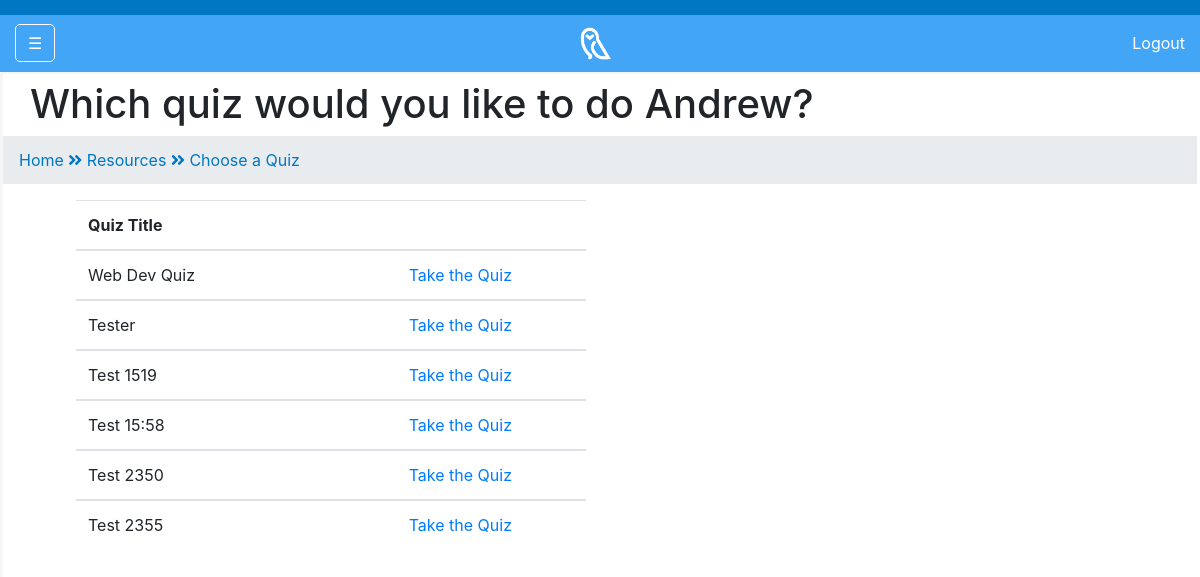
/httpdocs/cater/choosequiz.php?id=CSC7062 (signed in), run on the app's committed database.
### tables this page shows
CREATE TABLE `vleQuizzes` (
  `id` int(11) NOT NULL,
  `quizTitle` varchar(250) NOT NULL,
  `moduleQuizIsFor` varchar(50) NOT NULL
);

### httpdocs/cater/choosequiz.php (the view, shortened to what this page needs)
<?php
include 'connections/conn.php';
if (isset($_SESSION["student"])){
    $email = $_SESSION["student"];
    $query = "select firstName from vleUsers where emailAddress = '$email'";
    $result = mysqli_query($conn, $query) or die(mysqli_error($conn));
    if(mysqli_num_rows($result)>0) {
        while($row=mysqli_fetch_assoc($result)) {
            $first=$row['firstName'];
        }
    }
    $moduleCode = $_GET['id'];
    $quizQuery = "SELECT * FROM vleQuizzes WHERE moduleQuizIsFor = '$moduleCode'";
    $quizResult = mysqli_query($conn, $quizQuery);
} else if (isset($_SESSION["admin"])){
    $email = $_SESSION["admin"];
   $query = "select firstName from vleUsers where emailAddress = '$email'";
    $result = mysqli_query($conn, $query) or die(mysqli_error($conn));
    if(mysqli_num_rows($result)>0) {
        while($row=mysqli_fetch_assoc($result)) {
            $first=$row['firstName'];
        }
    }
    $moduleCode = $_GET['id'];
    $quizQuery = "SELECT * FROM vleQuizzes WHERE moduleQuizIsFor = '$moduleCode'";
    $quizResult = mysqli_query($conn, $quizQuery);
} else if (isset($_SESSION["instructor"])){
    $email = $_SESSION["instructor"];
    $query = "select firstName from vleUsers where emailAddress = '$email'";
    $result = mysqli_query($conn, $query) or die(mysqli_error($conn));
    if(mysqli_num_rows($result)>0) {
        while($row=mysqli_fetch_assoc($result)) {
            $first=$row['firstName'];
        }
}
    $moduleCode = $_GET['id'];
    $quizQuery = "SELECT * FROM vleQuizzes WHERE moduleQuizIsFor = '$moduleCode'";
    $quizResult = mysqli_query($conn, $quizQuery);
    } else {
    header('Location: logout.php');
}
?>
<!DOCTYPE html>
<html lang ="en">
<head>
    <link rel="stylesheet" href="https://maxcdn.bootstrapcdn.com/bootstrap/4.0.0/css/bootstrap.min.css">
    <link rel="stylesheet" href="https://use.fontawesome.com/releases/v5.0.9/css/all.css">
    <link rel="stylesheet" href="css/mystyle.css">
</head>
<body>
    <div class="fixed-top">
        <div class = "col-lg-12 myhead">
    </div>
        <div class = "col-lg-12 mynav">
        <nav class = "navbar navbar-inverse navbar-toggleable-sm mynav fixed-top" id="vlenav">
            <div class="container-fluid">
                <a href = "#" class="btn mybtn" id="menu-toggle">&#9776;</a>
                <a class = "owlfavicon" href = "index.php" >
                <img src="img/owl_favicon.png" alt="owl favicon" class = "owlfavicon">
                </a>
                <a href="logout.php" id="logout">Logout</a>
            </div>
        </nav>
    </div>
    </div>
    <div id ="wrapper">
        <div id = "sidemenu-wrapper">
        </div>
        <div id="content-wrapper">
            <div class = "container-fluid">
                <div class ="row">
                    <div class = "col-lg-12">
                        <h1>Which quiz would you like to do <?php echo"$first"?>?</h1>
                        <ol class="breadcrumb" id="mybreadcrumb">
                            <li>
                                 <a href="index.php" id='breadcrumbitem'>Home&nbsp;</a>
                            </li>
                            <li>
                                 <i class="fas fa-angle-double-right" id='breadcrumbitem'></i>
                            </li>
                            <li>
                                <a href="listmodules.php" id='breadcrumbitem'>&nbsp;Resources&nbsp;</a>
                            </li>
                            <li>
                                <i class="fas fa-angle-double-right" id='breadcrumbitem'></i>
                            </li>
                            <li>
                                <a href="choosequiz.php" id='breadcrumbitem'>&nbsp;Choose a Quiz&nbsp;</a>
                            </li>
                        </ol>
                        <div class="col-md-6" style="margin: 1rem;">
                    <?php
                        echo "<div class='container-fluid'>
                                  <table class='table table-hover'>
                                    <thead>
                                      <tr>
                                        <th scope='col'>Quiz Title</th>
                                        <th scope='col'></th>
                                      </tr>
                                    </thead>";
                            if(mysqli_num_rows($quizResult)>0) {
                                while($row=mysqli_fetch_assoc($quizResult)) {
                                    $title = $row['quizTitle'];
                                    $quizid = $row['id'];
                                    echo "<tbody>
                                    <tr>
                                        <td>$title</td>
                                        <td align='center'>
                                            <a href='takequiz.php?id=$quizid'>Take the Quiz</a>
                                        </td>
                                    </tr>";
                                }
                            }
                            echo" </tbody>
                                  </table>
                                </div>";
                    ?>
                    </div>
                    </div>
                </div>
            </div>
        </div>
    </div>
</body>
</html>

### httpdocs/cater/css/mystyle.css (style rules this page uses)
#sidemenu-wrapper { z-index: 1; position: fixed; width: 0; height: 100%; overflow-y: hidden; background: #FFF; border-right: 3px solid whitesmoke; opacity: 0.9; padding-top: 80px; transition: all 500ms linear; }
#breadcrumbitem { color:#0077c2; }
#content-wrapper { width: 100%; position: absolute; padding-top: 80px; padding-left: 15px; padding-right: 15px; padding-bottom: 15px; transition: all 500ms linear; }
.owlfavicon { margin: auto; width: 3em !important; }
.mynav { margin-top: 15px; background: #42a5f5; border-bottom: solid 2px whitesmoke !important; }
.mybtn { color: #fff; border: solid #fff 1px; border-radius: 5px; }
.myhead { height: 15px; width: 100%; background: #0077c2; }
#mybreadcrumb { border-radius: 0px !important; margin-left: -27px !important; margin-right: -27px !important; }
#logout { float: right; color:white; text-decoration: none; }
.mynav { padding-left: 0px; padding-right: 0px; }

### data on the page
vlequizzes: quizTitle "Web Dev Quiz"
vlequizzes: quizTitle "Tester"
vlequizzes: quizTitle "Test 1519"
vlequizzes: quizTitle "Test 15:58"
vlequizzes: quizTitle "Test 2350"
vlequizzes: quizTitle "Test 2355"

### other printed values
$first "Andrew"
